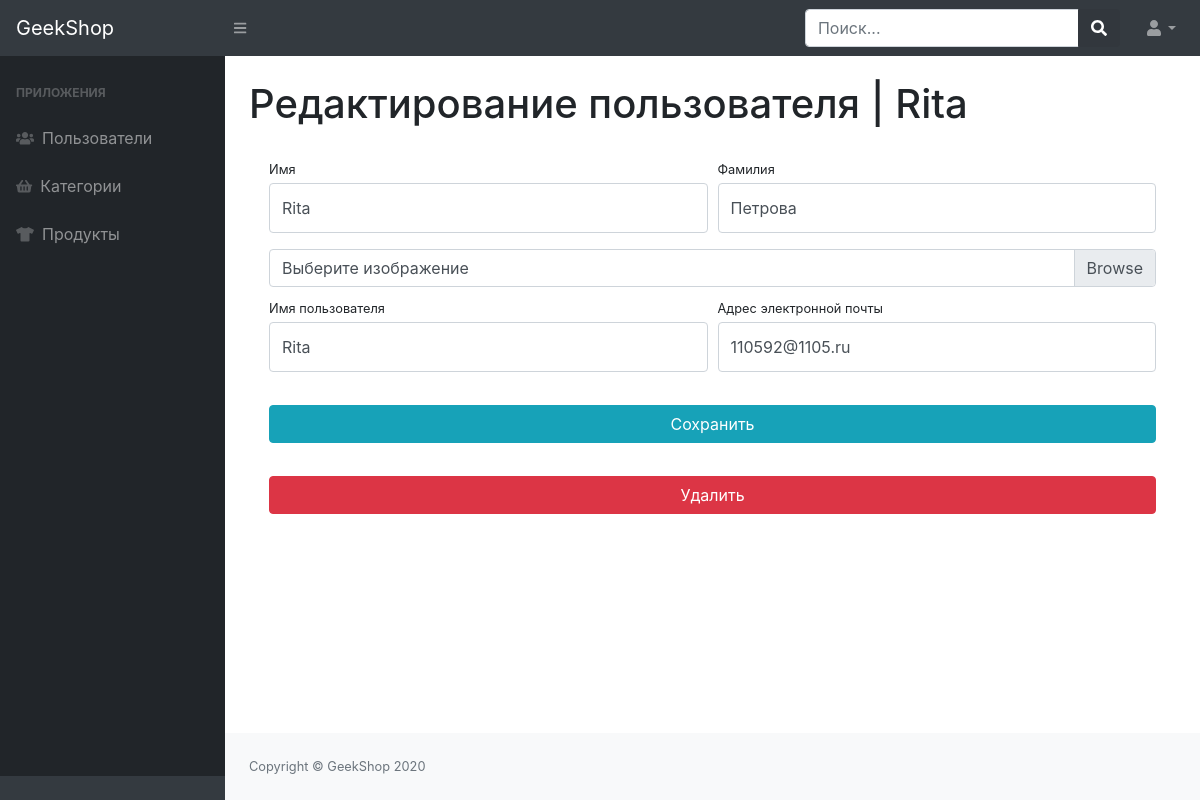
Page /admin-staff/users/update/1/ on the committed database.
### authapp/models.py (models this page shows, shortened)
class User(AbstractUser):
    avatar = models.ImageField(upload_to='users_avatar', blank=True)
    age = models.PositiveSmallIntegerField(blank=True, null=True, default=18)
    activation_key = models.CharField(max_length=128, blank=True, null=True)
    activation_key_expires = models.DateTimeField(default=(now() + timedelta(hours=48)))

### adminapp/views.py (the view)
# urls.py: path('users/update/<int:pk>/', adminapp.UserUpdateView.as_view(), name='admin_users_update'),
class UserUpdateView(UpdateView):
    model = User
    template_name = 'adminapp/admin-users-update-delete.html'
    success_url = reverse_lazy('adminapp:admin_users')
    form_class = UserAdminProfileForm
    def get_context_data(self, **kwargs):
        context= super(UserUpdateView,self).get_context_data(**kwargs)
        context['title'] = 'GeekShop USER UPDATE'
        return context

### adminapp/forms.py
class UserAdminProfileForm(UserProfileForm):
    def __init__(self, *args, **kwargs):
        super(UserAdminProfileForm, self).__init__(*args, **kwargs)
        self.fields['username'].widget.attrs['readonly'] = False
        self.fields['email'].widget.attrs['readonly'] = False

### mainapp/context_processor.py (called while the page is built)
def basket(request):
    basket_items = []
    if request.user.is_authenticated:
        basket_items = Basket.objects.filter(user = request.user)
    return {
        'basket': basket_items
    }

### adminapp/templates/adminapp/admin-users-update-delete.html (shortened to what this page needs)
{% extends 'adminapp/base.html' %}
{% block content %}
    <h1 class="mt-4">Редактирование пользователя | {{ user.username }}</h1>
    <div class="card-body">
        <form action="{% url 'admin_staff:admin_users_update' user.id %}" method="post" enctype="multipart/form-data">
            <div class="form-row">
                <div class="col-lg-6">
                    <div class="form-group">
                        <label class="small mb-1" for="{{ form.first_name.id_for_label }}">Имя</label>
                        {{ form.first_name }}
                    </div>
                </div>
                <div class="col-lg-6">
                    <div class="form-group">
                        <label class="small mb-1" for="{{ form.last_name.id_for_label }}">Фамилия</label>
                        {{ form.last_name }}
                    </div>
                </div>
            </div>
            <div class="form-row mb-2">
                <div class="col-lg-12">
                    <div class="custom-file">
                        <label class="custom-file-label" for="{{ form.avatar.id_for_label }}">Выберите
                            изображение</label>
                    </div>
                </div>
            </div>
            <div class="form-row">
                <div class="col-lg-6">
                    <label class="small mb-1" for="{{ form.username.id_for_label }}">Имя пользователя</label>
                    {{ form.username }}
                </div>
                <div class="col-lg-6">
                    <label class="small mb-1" for="{{ form.email.id_for_label }}">Адрес электронной
                        почты</label>
                    {{ form.email }}
                </div>
            </div>
            <div class="form-row">
                <div class="col-lg-12" style="margin-top: 33px;">
                    <input class="btn btn-info btn-block" type="submit" value="Сохранить">
                </div>
            </div>
        </form>
                <div class="row">
            <div class="col-lg-12" style="margin-top: 33px;">
                <form action="{% url 'admin_staff:admin_users_remove' user.id %}" method="post">
                    <input class="btn btn-danger btn-block" type="submit" value="Удалить">
                </form>
            </div>
        </div>
    </div>
{% endblock %}

### rows in the picture
User: username "Rita", first_name "Rita", last_name "Петрова", email "110592@1105.ru"
